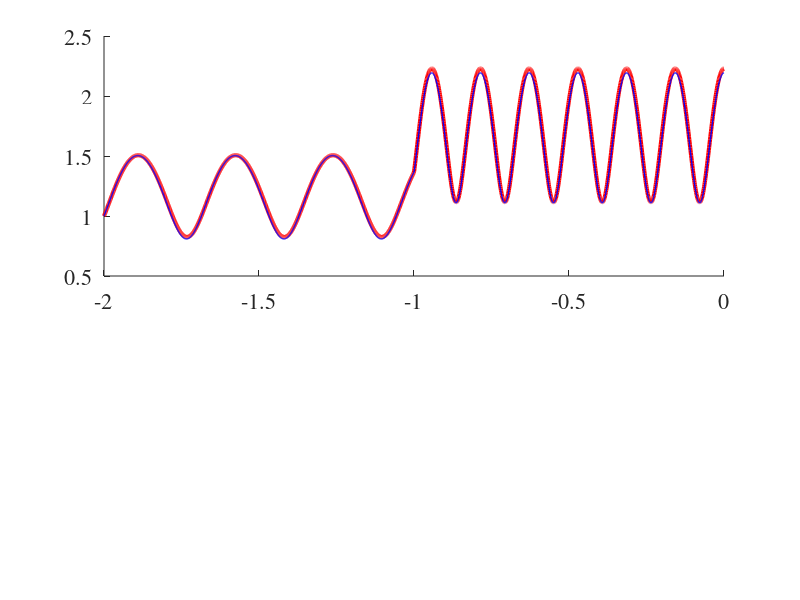

Source code (MATLAB): (Note: this script raises an error after producing the figure.)
clear

set(0,'DefaultAxesFontName','Times');
set(0,'DefaultAxesTitleFontWeight','normal');
set(0,'DefaultTextFontName','Times');
set(0,'DefaultTextFontSize',16);
set(0,'DefaultAxesFontSize',16);

N = 2000;

L1o = 0.0001; % L in [H]. L in [H]/[m] is same b/c length is 1 m.
C1o = 1e-6;   % C in [F]. C in [F]/[m] is same b/c length is 1 m.
L2o = 0.0004; % L in [H]. L in [H]/[m] is same b/c length is 1 m.
C2o = 1e-6;   % C in [F]. C in [F]/[m] is same b/c length is 1 m.

% Convert total inductance to inductance per element.
dL1 = 0.0001/(N/2); 
dC1 = 1e-6/(N/2);
%L1 = 0.0001/N;
%C1 = 1e-6/N;
Z01 = sqrt(dL1/dC1);

dL2 = 4*dL1;
dC2 = dC1;
w = 1e6;
Z02 = sqrt(dL2/dC2);

Z = zeros(1, N);
Z(end) = 2*sqrt(dL2/dC2);

V(1) = 1.0;

L = dL1;
C = dC1;
for n = [N:-1:2]
    if n > N/2
        L = dL2;
        C = dC2;
    else
        L = dL1;
        C = dC1;        
    end
    y = 1/(Z(n) + 1j*w*L);
    Z(n-1) = 1/(y + 1j*w*C);
end

I(1) = V(1)/Z(1);
for n = [1:N-1]
    if n > N/2
        L = dL2;
        C = dC2;
    else
        L = dL1;
        C = dC1;        
    end    
    I(n+1) = I(n) - 1j*w*C*V(n);
    V(n+1) = V(n) - 1j*w*L*I(n+1);
end

l1 = 1;
l2 = 1;
beta1 = w*sqrt(L1o*C1o);
beta2 = w*sqrt(L2o*C2o);
lambda1 = 2*pi/beta1;
lambda2 = 2*pi/beta2;

rho2 = (Z(end)/Z02 - 1)/(Z(end)/Z02 + 1);

rho2r = rho2*exp(-2j*beta2*l2); % rho2 rotated
z = (Z02/Z01)*(1 + rho2r)/(1 - rho2r);
rho1 = exp(2j*beta1*l2)*(z - 1)/(z + 1);

xe = (l1+l2)*([0:N-1]/(N-1) - 1);

Vs = 1;
x1 = xe(xe < -l1);
V1p = Vs/ (exp( 1j*beta1*(l1+l2)) + rho1*exp(-1j*beta1*(l1+l2)));
V1  = V1p*(exp(-1j*beta1*x1)      + rho1*exp( 1j*beta1*x1));

x2  = xe(xe >= -l1);
V2p = V1p*(exp(1j*beta1*l2) + rho1*exp(-1j*beta1*l2)) ...
         /(exp(1j*beta2*l2) + rho2*exp(-1j*beta2*l2));
V2  = V2p*(exp(-1j*beta2*x2) + rho2*exp(1j*beta2*x2));

Ve = [V1, V2]; % Exact
Va = V;        % TL approximation

titlestr = sprintf(['N = %d; \\rho_1=%.3f + %.3fj; \\rho_2=%.3f + %.3fj;',...
                   '\\lambda_1=%.3f [m]; \\lambda_2=%.3f [m]'],...
    N,real(rho1),imag(rho1),real(rho2),imag(rho2),...
    lambda1,lambda2);

clf;
PositionTop = [0.1300 0.5400 0.7750 0.4];
PositionBottom = [0.1300 0.1100 0.7750 0.4];
subplot('Position',PositionTop)
    hold on;
    plot(xe,abs(Ve),'r','LineWidth',3);
    plot(xe,abs(Va),'b','LineWidth',1);
    %xlabel('$x$ [m]','Interpreter','Latex');
    set(gca, 'XTickLabels', []);        
    ylabel('[V]','Interpreter','Latex');
    title(titlestr);
    grid on;
    box on;
    legend('$|\widetilde{V}_{e}|$ (exact)','$|\widetilde{V}_a|$ (approx)',...
           'Interpreter','Latex','Orientation','Horizontal','Location','SouthEast')
subplot('Position',PositionBottom)
    plot(xe, (abs(Ve) - abs(Va))./abs(Ve),'k','LineWidth',2);
    xlabel('$x$ [m]','Interpreter','Latex')
    ylabel('[V]','Interpreter','Latex')
    grid on;
    legend('$(|\widetilde{V}_e| - |\widetilde{V}_a|)/|\widetilde{V}_e|$',...
        'Interpreter','Latex','Orientation','Horizontal','Location','SouthEast')

print('final.svg', '-dsvg');
print('final.png', '-dpng', '-r300'); 

p = get(gcf,'Position');
orient tall
set(gcf,'PaperSize',[8.5,8])
print('final.pdf', '-dpdf');
